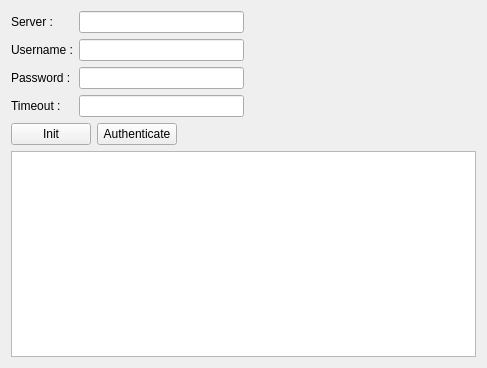
<?xml version="1.0" encoding="UTF-8"?>
<ui version="4.0">
 <class>MainWindow</class>
 <widget class="QMainWindow" name="MainWindow">
  <property name="geometry">
   <rect>
    <x>0</x>
    <y>0</y>
    <width>487</width>
    <height>368</height>
   </rect>
  </property>
  <property name="windowTitle">
   <string>MainWindow</string>
  </property>
  <widget class="QWidget" name="centralWidget">
   <layout class="QVBoxLayout" name="verticalLayout">
    <item>
     <layout class="QHBoxLayout" name="horizontalLayout">
      <item>
       <layout class="QFormLayout" name="formLayout">
        <item row="0" column="0">
         <widget class="QLabel" name="lblServer">
          <property name="text">
           <string>Server :</string>
          </property>
         </widget>
        </item>
        <item row="0" column="1">
         <widget class="QLineEdit" name="ledServer"/>
        </item>
        <item row="1" column="0">
         <widget class="QLabel" name="lblUser">
          <property name="text">
           <string>Username :</string>
          </property>
         </widget>
        </item>
        <item row="1" column="1">
         <widget class="QLineEdit" name="ledUser"/>
        </item>
        <item row="2" column="0">
         <widget class="QLabel" name="lblPassword">
          <property name="text">
           <string>Password :</string>
          </property>
         </widget>
        </item>
        <item row="2" column="1">
         <widget class="QLineEdit" name="ledPassword">
          <property name="echoMode">
           <enum>QLineEdit::Password</enum>
          </property>
         </widget>
        </item>
        <item row="3" column="0">
         <widget class="QLabel" name="lblTimeout">
          <property name="text">
           <string>Timeout :</string>
          </property>
         </widget>
        </item>
        <item row="3" column="1">
         <widget class="QLineEdit" name="ledTimeout"/>
        </item>
       </layout>
      </item>
      <item>
       <spacer name="horizontalSpacer">
        <property name="orientation">
         <enum>Qt::Horizontal</enum>
        </property>
        <property name="sizeHint" stdset="0">
         <size>
          <width>40</width>
          <height>20</height>
         </size>
        </property>
       </spacer>
      </item>
     </layout>
    </item>
    <item>
     <layout class="QHBoxLayout" name="horizontalLayout_2">
      <item>
       <widget class="QPushButton" name="pbInit">
        <property name="text">
         <string>Init</string>
        </property>
       </widget>
      </item>
      <item>
       <widget class="QPushButton" name="pbAuthenticate">
        <property name="text">
         <string>Authenticate</string>
        </property>
       </widget>
      </item>
      <item>
       <spacer name="horizontalSpacer_2">
        <property name="orientation">
         <enum>Qt::Horizontal</enum>
        </property>
        <property name="sizeHint" stdset="0">
         <size>
          <width>40</width>
          <height>20</height>
         </size>
        </property>
       </spacer>
      </item>
     </layout>
    </item>
    <item>
     <widget class="QTextEdit" name="teInfo"/>
    </item>
   </layout>
  </widget>
 </widget>
 <layoutdefault spacing="6" margin="11"/>
 <resources/>
 <connections/>
</ui>
